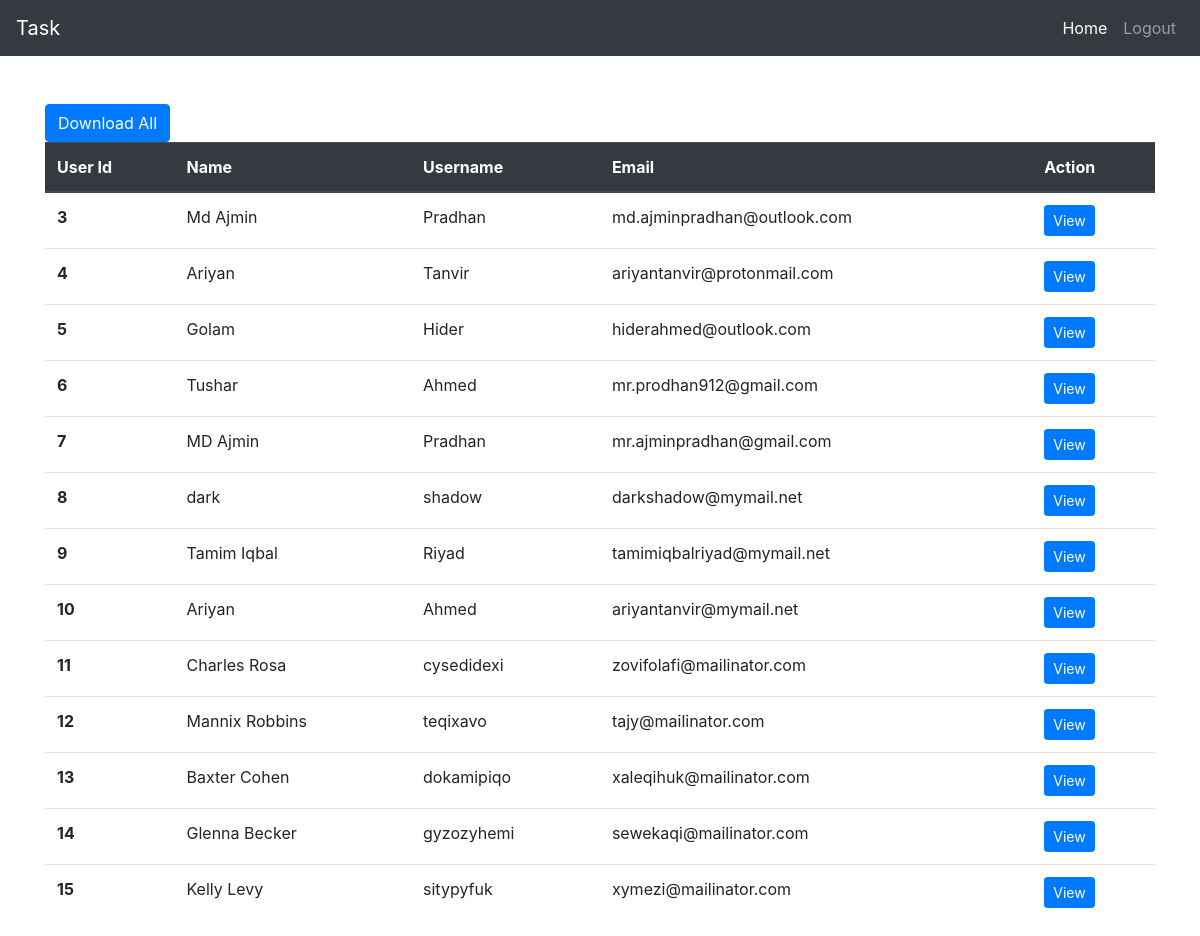
Screenshot of /index.php (signed in) with the database file from the repository.
### tables this page shows
CREATE TABLE `users` (
  `id` int(11) NOT NULL,
  `user_name` varchar(15) NOT NULL,
  `user_username` varchar(15) NOT NULL,
  `user_email` varchar(35) NOT NULL,
  `user_password` varchar(35) NOT NULL
);

### lib/session.php (called while the page is built, shortened)
<?php
class session{
    public static function get($key){
        if(isset($_SESSION[$key])){
            return $_SESSION[$key];
        }else{
            return false;
        }
    }
}

### lib/user.php (called while the page is built, shortened)
<?php
include_once 'session.php';
include 'database.php';
class user{
    private $db;
    public function __construct(){
        $this->db = new database;
    }
    public function userList(){
        $query = "SELECT * FROM users";
        $sql = $this->db->pdo->prepare($query);
        $sql->execute();
        $result = $sql->fetchAll();
        return $result;
    }
}

### lib/database.php (called while the page is built)
<?php
class database{
    private $hostdb = "localhost";
    private $userdb = "root";
    private $passdb = "";
    private $namedb = "task";
    public $pdo;
    public function __construct(){
        if(!isset($this->pdo)){
            try{
                $link = new PDO("mysql:host=".$this->hostdb.";dbname=".$this->namedb, $this->userdb, $this->passdb);
                $this->pdo = $link;
            }catch(PDOException $e){
                die("Failed to connect with database".$e->getMessage());
            }
        }
    }
}

### index.php (the view, shortened to what this page needs)
<?php
include 'inc/header.php';
include 'lib/user.php';
?>
<div class="container mt-5">
    <a href="export.php" class="mt-3 text-center"><button class="btn btn-primary text-center">Download All</button></a>
    <table class="table table-hover">
    <thead class="thead-dark">
        <tr>
        <th scope="col">User Id</th>
        <th scope="col">Name</th>
        <th scope="col">Username</th>
        <th scope="col">Email</th>
        <th scope="col">Action</th>
        </tr>
    </thead>
    <tbody>
<?php
$userlist = new user;
$result = $userlist->userList();
if($result){
    foreach($result as $data){ ?>
        <tr>
        <th scope="row"><?php echo $data['id']; ?></th>
        <td><?php echo $data['user_name']; ?></td>
        <td><?php echo $data['user_username']; ?></td>
        <td><?php echo $data['user_email']; ?></td>
        <td><a href="profile.php?id=<?php echo $data['id']; ?>"><button class="btn btn-primary btn-sm">View</button></a></td>
        </tr>
<?php }
} ?>
    </tbody>
    </table>
</div>

### inc/header.php (shortened to what this page needs)
<?php
$filepath = realpath(dirname(__FILE__));
include_once $filepath.'/../lib/session.php';
?>
<!DOCTYPE html>
<html lang="en">
<head>
    <link rel="stylesheet" href="assets/css/bootstrap.min.css">
</head>
<body>
    <nav class="navbar navbar-expand-lg navbar-dark bg-dark">
    <a class="navbar-brand" href="index.php">Task</a>
    <div class="collapse navbar-collapse" id="navbarSupportedContent">
        <ul class="navbar-nav ml-auto">
<?php
$userlogin = session::get("login");
if($userlogin == true){ ?>
        <li class="nav-item active">
            <a class="nav-link" href="index.php">Home <span class="sr-only">(current)</span></a>
        </li>
        <li class="nav-item">
            <a class="nav-link" href="?action=logout">Logout</a>
        </li>
<?php } ?>
        </ul>
    </div>
    </nav>

### rows the page displays
users: id "3", user_name "Md Ajmin", user_username "Pradhan", user_email "md.ajminpradhan@outlook.com"
users: id "4", user_name "Ariyan", user_username "Tanvir", user_email "ariyantanvir@protonmail.com"
users: id "5", user_name "Golam", user_username "Hider", user_email "hiderahmed@outlook.com"
users: id "6", user_name "Tushar", user_username "Ahmed", user_email "mr.prodhan912@gmail.com"
users: id "7", user_name "MD Ajmin", user_username "Pradhan", user_email "mr.ajminpradhan@gmail.com"
users: id "8", user_name "dark", user_username "shadow", user_email "darkshadow@mymail.net"
users: id "9", user_name "Tamim Iqbal", user_username "Riyad", user_email "tamimiqbalriyad@mymail.net"
users: id "10", user_name "Ariyan", user_username "Ahmed", user_email "ariyantanvir@mymail.net"
users: id "11", user_name "Charles Rosa", user_username "cysedidexi", user_email "zovifolafi@mailinator.com"
users: id "12", user_name "Mannix Robbins", user_username "teqixavo", user_email "tajy@mailinator.com"
users: id "13", user_name "Baxter Cohen", user_username "dokamipiqo", user_email "xaleqihuk@mailinator.com"
users: id "14", user_name "Glenna Becker", user_username "gyzozyhemi", user_email "sewekaqi@mailinator.com"
users: id "15", user_name "Kelly Levy", user_username "sitypyfuk", user_email "xymezi@mailinator.com"
